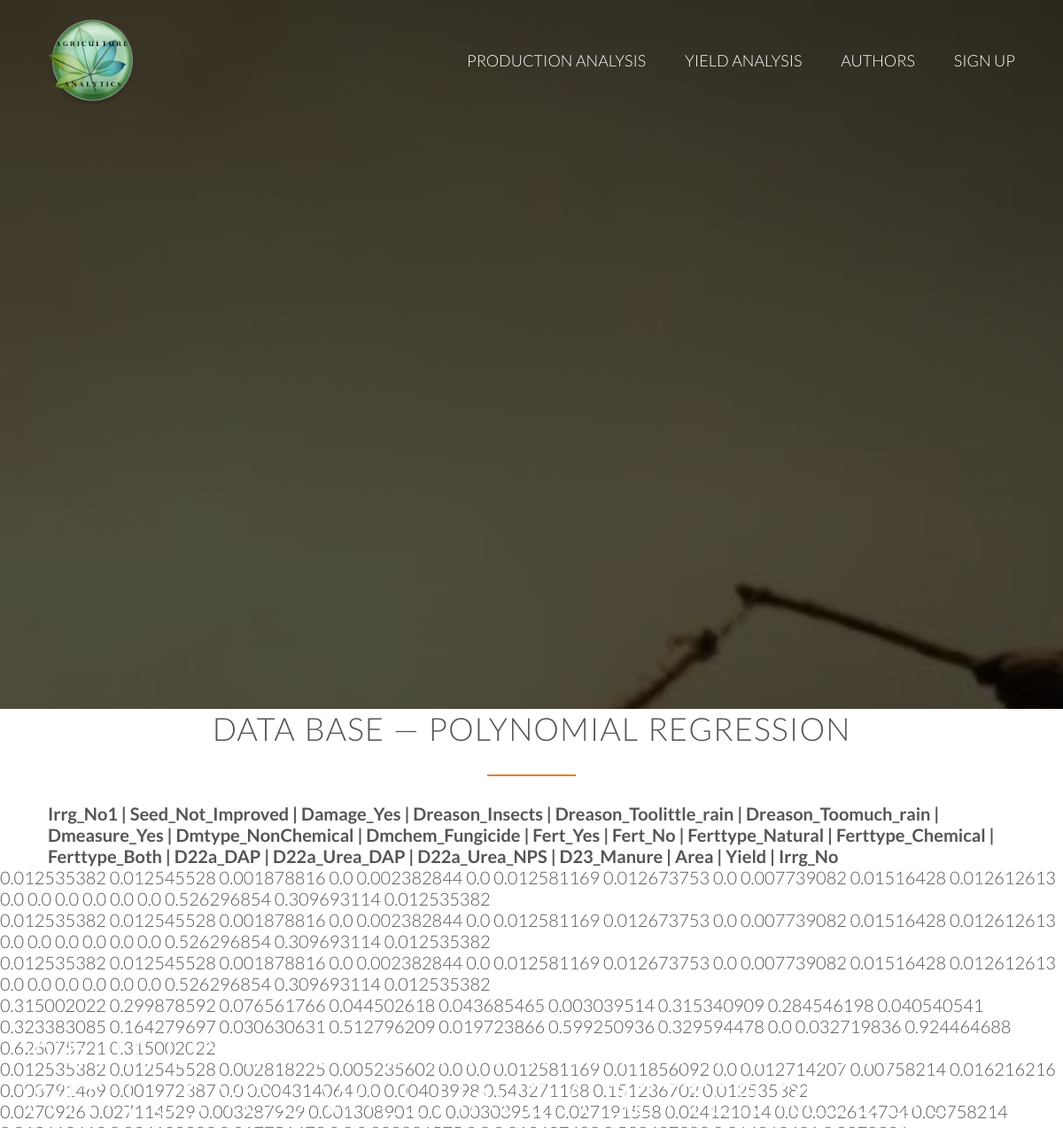
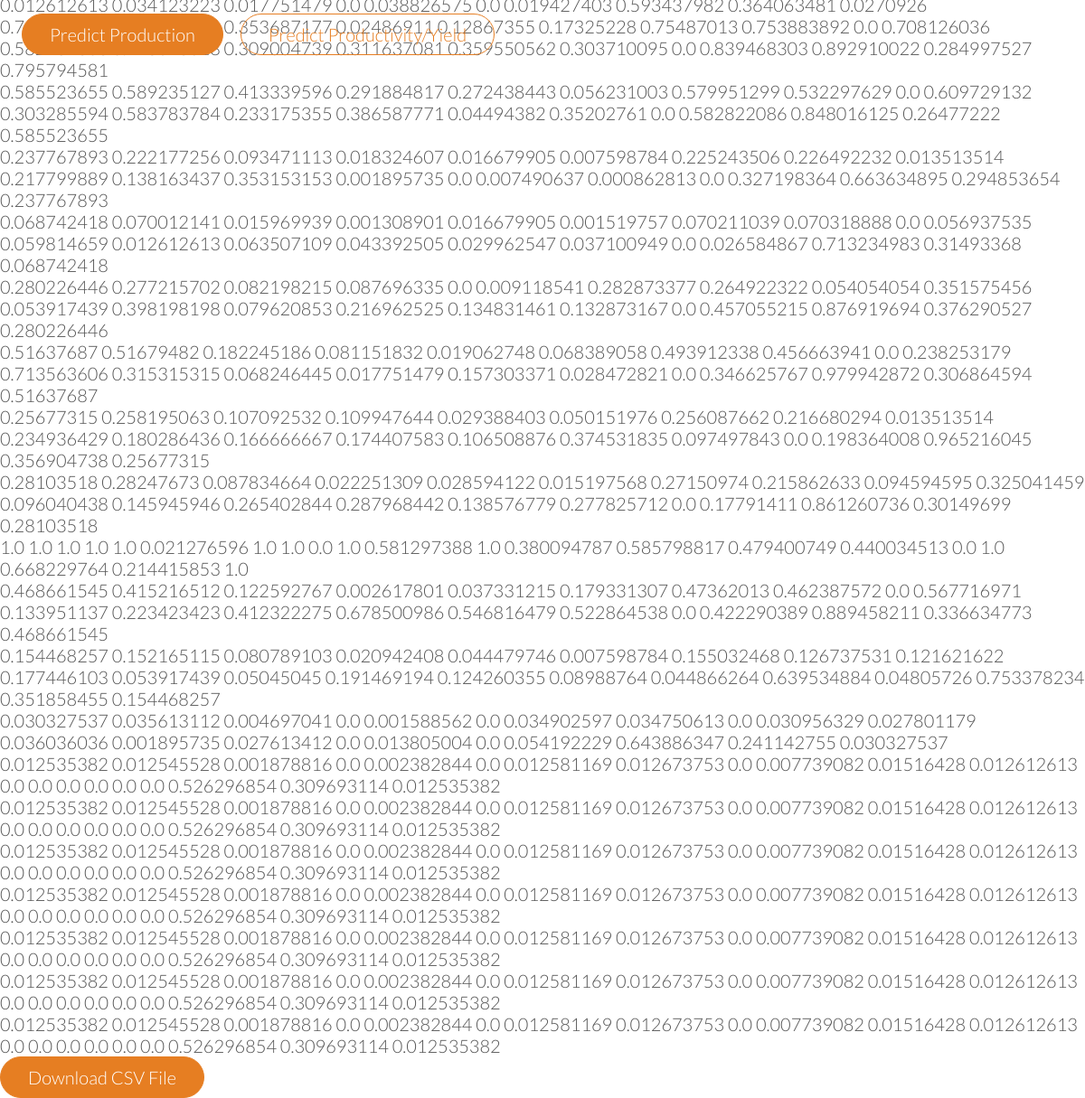
The app's page /Poly_data with its own data (2 pictures, top to bottom).
### database.py (models this page shows, shortened)
class Polynomial(db.Model):
    __tablename__ = 'Polynomial'
    id = db.Column(db.Integer, primary_key = True)
    Irrg_No1 = db.Column(db.Float)
    Seed_Not_Improved = db.Column(db.Float)
    Damage_Yes = db.Column(db.Float)
    Dreason_Insects = db.Column(db.Float)
    Dreason_Toolittle_rain = db.Column(db.Float)
    Dreason_Toomuch_rain = db.Column(db.Float)
    Dmeasure_Yes = db.Column(db.Float)
    Dmtype_NonChemical = db.Column(db.Float)
    Dmchem_Fungicide = db.Column(db.Float)
    Fert_Yes = db.Column(db.Float)
    Fert_No = db.Column(db.Float)
    Ferttype_Natural = db.Column(db.Float)
    Ferttype_Chemical = db.Column(db.Float)
    Ferttype_Both = db.Column(db.Float)
    D22a_DAP = db.Column(db.Float)
    D22a_Urea_DAP = db.Column(db.Float)
    D22a_Urea_NPS = db.Column(db.Float)
    D23_Manure = db.Column(db.Float)
    Area = db.Column(db.Float)
    Yield = db.Column(db.Float)
    Irrg_No2 = db.Column(db.Float)
    def __repr__(self):
        return f"{self.Irrg_No1}  {self.Seed_Not_Improved}  {self.Damage_Yes} {self.Dreason_Insects}  {self.Dreason_Toolittle_rain}  {self.Dreason_Toomuch_rain}  {self.Dmeasure_Yes}  {self.Dmtype_NonChemical}  {self.Dmchem_Fungicide}  {self.Fert_Yes}  {self.Fert_No}  {self.Ferttype_Natural}  {self.Ferttype_Chemical}  {self.Ferttype_Both}  {self.D22a_DAP}  {self.D22a_Urea_DAP}  {self.D22a_Urea_NPS}  {self.D23_Manure}  {self.Area}  {self.Yield}  {self.Irrg_No2}"

### run.py (the view)
@app.route('/Poly_data')
def Poly_data():
	polyall = Polynomial.query.all()
	lengp = len(polyall)
	data1 = pd.DataFrame(columns = ['Irrg_No1 Seed_Not_Improved Damage_Yes Dreason_Insects Dreason_Toolittle_rain Dreason_Toomuch_rain Dmeasure_Yes Dmtype_NonChemical Dmchem_Fungicide Fert_Yes Fert_No Ferttype_Natural Ferttype_Chemical Ferttype_Both D22a_DAP D22a_Urea_DAP D22a_Urea_NPS D23_Manure Area Yield Irrg_No'])
	for row in range(lengp):
		data1.loc[len(data1)] = polyall[row]
	filename='data1.csv'
	data1.to_csv(filename, index = None)
	return render_template('poly1.html', polyall = polyall, lengp = lengp, btn = 'polydownload.html')

### templates/poly1.html (shortened to what this page needs)
<!DOCTYPE html>
<html lang="en">
    <head>
        <link rel="stylesheet" type="text/css" href="../static/vendors/css/normalize.css">
        <link rel="stylesheet" type="text/css" href="../static/vendors/css/grid.css">
        <link rel="stylesheet" type="text/css" href="../static/vendors/css/ionicons.min.css">
        <link rel="stylesheet" type="text/css" href="../static/vendors/css/animate.css">
        <link rel="stylesheet" type="text/css" href="../static/resources/css/style.css">
        <link rel="stylesheet" type="text/css" href="../static/resources/css/queries.css">
    </head>
    <body>
        <header>
            <nav>
                <div class="row">
                  <a href="{{url_for('index')}}">
                    <img src="../static/resources/img/agri2.png" alt="Omnifood logo" class="logo">
                    </a>
                    <ul class="main-nav js--main-nav">
                        <li><a href="#production_analysis">Production Analysis</a></li>
                        <li><a href="#Productivity_analysis">Yield Analysis</a></li>
                        <li><a href="#Authors">Authors</a></li>
                        <li><a href="#plans">Sign up</a></li>
                    </ul>
                </div>
            </nav>
            <div class="hero-text-box">
                <h1>Wellcome to Agriculture Analytics.<br>With us you will have a  better results.</h1>
                <a  href="{{url_for('Polynomial_reg')}}#polyregg" class="btn btn-full js--scroll-to-plans">Predict Production</a>
                <a class="btn btn-ghost js--scroll-to-start" href="{{url_for('Random_Forst_Class')}}#randforstt">Predict Productivity/Yield</a>
            </div>
 	</header>
              <form class="section-features js--section-features" id="poly_data" action="{{url_for('polydownload')}}" enctype="multipart/form-data">
                <h2>Data Base &mdash; Polynomial Regression</h2>
                <div class="row">
                <h4>Irrg_No1 | Seed_Not_Improved | Damage_Yes | Dreason_Insects | Dreason_Toolittle_rain | Dreason_Toomuch_rain | Dmeasure_Yes | Dmtype_NonChemical | Dmchem_Fungicide | Fert_Yes | Fert_No | Ferttype_Natural | Ferttype_Chemical | Ferttype_Both | D22a_DAP | D22a_Urea_DAP | D22a_Urea_NPS | D23_Manure | Area | Yield | Irrg_No</h4>
            </div>
            <div id="data_base" name = "data_base">
				{% for i in range(lengp)%}
    			<p>{{polyall[i]}}</p>
    			{%endfor%}
             </div>
                </form>
                  <div class="form-group">
          <div class="col-sm-offset-2 col-sm-10">
        {% include btn ignore missing %}
      </div>
  </div>
</body>
</html>

### templates/polydownload.html (shortened to what this page needs)
<!DOCTYPE html>
<html lang="en">
    <head>
        <link rel="stylesheet" type="text/css" href="../static/vendors/css/normalize.css">
        <link rel="stylesheet" type="text/css" href="../static/vendors/css/grid.css">
        <link rel="stylesheet" type="text/css" href="../static/vendors/css/ionicons.min.css">
        <link rel="stylesheet" type="text/css" href="../static/vendors/css/animate.css">
        <link rel="stylesheet" type="text/css" href="../static/resources/css/style.css">
        <link rel="stylesheet" type="text/css" href="../static/resources/css/queries.css">
    </head>
           <div class="form-group">
          <div class="col-sm-offset-2 col-sm-10">
<a href="{{url_for('polydownload')}}" target="blank" class="btn btn-full js--scroll-to-plans">  Download CSV File </a>
</div>
</div>
</html>

### static/resources/css/style.css (style rules this page uses)
* { margin: 0; padding: 0; box-sizing: border-box; }
html, body { background-color: #fff; color: #555; font-family: 'Lato', 'Arial', sans-serif; font-weight: 300; font-size: 20px; text-rendering: optimizeLegibility; overflow-x: hidden; }
.row { max-width: 1140px; margin: 0 auto; }
h1, h2, h3 { font-weight: 300; text-transform: uppercase; }
h1 { margin-top: 0; margin-bottom: 20px; color: #fff; font-size: 240%; word-spacing: 4px; letter-spacing: 1px; }
h2 { font-size: 180%; word-spacing: 2px; text-align: center; margin-bottom: 30px; letter-spacing: 1px; }
h2:after { display: block; height: 2px; background-color: #e67e22; content: " "; width: 100px; margin: 0 auto; margin-top: 30px; }
a:link, a:visited { color: #e67e22; text-decoration: none; padding-bottom: 1px; border-bottom: 1px solid #e67e22; -webkit-transition: border-bottom 0.2s, color 0.2s; transition: border-bottom 0.2s, color 0.2s; }
.btn:link, .btn:visited, input[type=submit] { display: inline-block; padding: 10px 30px; font-weight: 300; text-decoration: none; border-radius: 200px; -webkit-transition: background-color 0.2s, border 0.2s, color 0.2s; transition: background-color 0.2s, border 0.2s, color 0.2s; }
.btn-full:link, .btn-full:visited, input[type=submit] { background-color: #e67e22; border: 1px solid #e67e22; color: #fff; margin-right: 15px; }
.btn-ghost:link, .btn-ghost:visited { border: 1px solid #e67e22; color: #e67e22; }
header { background-image: -webkit-linear-gradient(rgba(0, 0, 0, 0.7), rgba(0, 0, 0, 0.7)), url(img/FACE-OF-ETHIOPIA-1.jpg); background-image: linear-gradient(rgba(0, 0, 0, 0.7), rgba(0, 0, 0, 0.7)), url(img/FACE-OF-ETHIOPIA-1.jpg); background-size: cover; background-position: center; height: 100vh; background-attachment: fixed; }
.hero-text-box { position: absolute; width: 1140px; top: 50%; left: 50%; -webkit-transform: translate(-50%, -50%); -ms-transform: translate(-50%, -50%); transform: translate(-50%, -50%); }
.logo { height: 100px; width: auto; float: left; margin-top: 20px; }
.main-nav { float: right; list-style: none; margin-top: 55px; }
.main-nav li { display: inline-block; margin-left: 40px; }
.main-nav li a:link, .main-nav li a:visited { padding: 8px 0; color: #fff; text-decoration: none; text-transform: uppercase; font-size: 90%; border-bottom: 2px solid transparent; -webkit-transition: border-bottom 0.2s; transition: border-bottom 0.2s; }

### static/resources/css/queries.css (style rules this page uses)
@media only screen and (max-width: 1200px) { .hero-text-box { width: 100%; padding: 0 2%; } }
@media only screen and (max-width: 1200px) { .row { padding: 0 2%; } }

### records on screen
Polynomial: Irrg_No1+Seed_Not_Improved+Damage_Yes "0.012535382 0.012545528 0.001878816 0.0 0.002382844 0.0 0.012581169 0.012673753 0.0 0.007739082 0.01516428 0.012612613 0.0 0.0 0.0 0.0 0.0 0.0 0.526296854 0.309693114 0.012535382"
Polynomial: Irrg_No1+Seed_Not_Improved+Damage_Yes "0.012535382 0.012545528 0.001878816 0.0 0.002382844 0.0 0.012581169 0.012673753 0.0 0.007739082 0.01516428 0.012612613 0.0 0.0 0.0 0.0 0.0 0.0 0.526296854 0.309693114 0.012535382"
Polynomial: Irrg_No1+Seed_Not_Improved+Damage_Yes "0.012535382 0.012545528 0.001878816 0.0 0.002382844 0.0 0.012581169 0.012673753 0.0 0.007739082 0.01516428 0.012612613 0.0 0.0 0.0 0.0 0.0 0.0 0.526296854 0.309693114 0.012535382"
Polynomial: Irrg_No1+Seed_Not_Improved+Damage_Yes "0.315002022 0.299878592 0.076561766 0.044502618 0.043685465 0.003039514 0.315340909 0.284546198 0.040540541 0.323383085 0.164279697 0.030630631 0.512796209 0.019723866 0.599250936 0.329594478 0.0 0.032719836 0.924464688 0.626075721 0.315002022"
Polynomial: Irrg_No1+Seed_Not_Improved+Damage_Yes "0.012535382 0.012545528 0.002818225 0.005235602 0.0 0.0 0.012581169 0.011856092 0.0 0.012714207 0.00758214 0.016216216 0.003791469 0.001972387 0.0 0.004314064 0.0 0.00408998 0.543271188 0.151236702 0.012535382"
Polynomial: Irrg_No1+Seed_Not_Improved+Damage_Yes "0.0270926 0.027114529 0.003287929 0.001308901 0.0 0.003039514 0.027191558 0.024121014 0.0 0.032614704 0.00758214 0.012612613 0.034123223 0.017751479 0.0 0.038826575 0.0 0.019427403 0.593437982 0.364063481 0.0270926"
Polynomial: Irrg_No1+Seed_Not_Improved+Damage_Yes "0.795794581 0.798866856 0.353687177 0.02486911 0.12867355 0.17325228 0.75487013 0.753883892 0.0 0.708126036 0.582982308 0.718018018 0.309004739 0.311637081 0.359550562 0.303710095 0.0 0.839468303 0.892910022 0.284997527 0.795794581"
Polynomial: Irrg_No1+Seed_Not_Improved+Damage_Yes "0.585523655 0.589235127 0.413339596 0.291884817 0.272438443 0.056231003 0.579951299 0.532297629 0.0 0.609729132 0.303285594 0.583783784 0.233175355 0.386587771 0.04494382 0.35202761 0.0 0.582822086 0.848016125 0.26477222 0.585523655"
Polynomial: Irrg_No1+Seed_Not_Improved+Damage_Yes "0.237767893 0.222177256 0.093471113 0.018324607 0.016679905 0.007598784 0.225243506 0.226492232 0.013513514 0.217799889 0.138163437 0.353153153 0.001895735 0.0 0.007490637 0.000862813 0.0 0.327198364 0.663634895 0.294853654 0.237767893"
Polynomial: Irrg_No1+Seed_Not_Improved+Damage_Yes "0.068742418 0.070012141 0.015969939 0.001308901 0.016679905 0.001519757 0.070211039 0.070318888 0.0 0.056937535 0.059814659 0.012612613 0.063507109 0.043392505 0.029962547 0.037100949 0.0 0.026584867 0.713234983 0.31493368 0.068742418"
Polynomial: Irrg_No1+Seed_Not_Improved+Damage_Yes "0.280226446 0.277215702 0.082198215 0.087696335 0.0 0.009118541 0.282873377 0.264922322 0.054054054 0.351575456 0.053917439 0.398198198 0.079620853 0.216962525 0.134831461 0.132873167 0.0 0.457055215 0.876919694 0.376290527 0.280226446"
Polynomial: Irrg_No1+Seed_Not_Improved+Damage_Yes "0.51637687 0.51679482 0.182245186 0.081151832 0.019062748 0.068389058 0.493912338 0.456663941 0.0 0.238253179 0.713563606 0.315315315 0.068246445 0.017751479 0.157303371 0.028472821 0.0 0.346625767 0.979942872 0.306864594 0.51637687"
Polynomial: Irrg_No1+Seed_Not_Improved+Damage_Yes "0.25677315 0.258195063 0.107092532 0.109947644 0.029388403 0.050151976 0.256087662 0.216680294 0.013513514 0.234936429 0.180286436 0.166666667 0.174407583 0.106508876 0.374531835 0.097497843 0.0 0.198364008 0.965216045 0.356904738 0.25677315"
Polynomial: Irrg_No1+Seed_Not_Improved+Damage_Yes "0.28103518 0.28247673 0.087834664 0.022251309 0.028594122 0.015197568 0.27150974 0.215862633 0.094594595 0.325041459 0.096040438 0.145945946 0.265402844 0.287968442 0.138576779 0.277825712 0.0 0.17791411 0.861260736 0.30149699 0.28103518"
Polynomial: Irrg_No1+Seed_Not_Improved+Damage_Yes "1.0 1.0 1.0 1.0 1.0 0.021276596 1.0 1.0 0.0 1.0 0.581297388 1.0 0.380094787 0.585798817 0.479400749 0.440034513 0.0 1.0 0.668229764 0.214415853 1.0"
Polynomial: Irrg_No1+Seed_Not_Improved+Damage_Yes "0.468661545 0.415216512 0.122592767 0.002617801 0.037331215 0.179331307 0.47362013 0.462387572 0.0 0.567716971 0.133951137 0.223423423 0.412322275 0.678500986 0.546816479 0.522864538 0.0 0.422290389 0.889458211 0.336634773 0.468661545"
Polynomial: Irrg_No1+Seed_Not_Improved+Damage_Yes "0.154468257 0.152165115 0.080789103 0.020942408 0.044479746 0.007598784 0.155032468 0.126737531 0.121621622 0.177446103 0.053917439 0.05045045 0.191469194 0.124260355 0.08988764 0.044866264 0.639534884 0.04805726 0.753378234 0.351858455 0.154468257"
Polynomial: Irrg_No1+Seed_Not_Improved+Damage_Yes "0.030327537 0.035613112 0.004697041 0.0 0.001588562 0.0 0.034902597 0.034750613 0.0 0.030956329 0.027801179 0.036036036 0.001895735 0.027613412 0.0 0.013805004 0.0 0.054192229 0.643886347 0.241142755 0.030327537"
Polynomial: Irrg_No1+Seed_Not_Improved+Damage_Yes "0.012535382 0.012545528 0.001878816 0.0 0.002382844 0.0 0.012581169 0.012673753 0.0 0.007739082 0.01516428 0.012612613 0.0 0.0 0.0 0.0 0.0 0.0 0.526296854 0.309693114 0.012535382"
Polynomial: Irrg_No1+Seed_Not_Improved+Damage_Yes "0.012535382 0.012545528 0.001878816 0.0 0.002382844 0.0 0.012581169 0.012673753 0.0 0.007739082 0.01516428 0.012612613 0.0 0.0 0.0 0.0 0.0 0.0 0.526296854 0.309693114 0.012535382"
Polynomial: Irrg_No1+Seed_Not_Improved+Damage_Yes "0.012535382 0.012545528 0.001878816 0.0 0.002382844 0.0 0.012581169 0.012673753 0.0 0.007739082 0.01516428 0.012612613 0.0 0.0 0.0 0.0 0.0 0.0 0.526296854 0.309693114 0.012535382"
Polynomial: Irrg_No1+Seed_Not_Improved+Damage_Yes "0.012535382 0.012545528 0.001878816 0.0 0.002382844 0.0 0.012581169 0.012673753 0.0 0.007739082 0.01516428 0.012612613 0.0 0.0 0.0 0.0 0.0 0.0 0.526296854 0.309693114 0.012535382"
Polynomial: Irrg_No1+Seed_Not_Improved+Damage_Yes "0.012535382 0.012545528 0.001878816 0.0 0.002382844 0.0 0.012581169 0.012673753 0.0 0.007739082 0.01516428 0.012612613 0.0 0.0 0.0 0.0 0.0 0.0 0.526296854 0.309693114 0.012535382"
Polynomial: Irrg_No1+Seed_Not_Improved+Damage_Yes "0.012535382 0.012545528 0.001878816 0.0 0.002382844 0.0 0.012581169 0.012673753 0.0 0.007739082 0.01516428 0.012612613 0.0 0.0 0.0 0.0 0.0 0.0 0.526296854 0.309693114 0.012535382"
Polynomial: Irrg_No1+Seed_Not_Improved+Damage_Yes "0.012535382 0.012545528 0.001878816 0.0 0.002382844 0.0 0.012581169 0.012673753 0.0 0.007739082 0.01516428 0.012612613 0.0 0.0 0.0 0.0 0.0 0.0 0.526296854 0.309693114 0.012535382"
